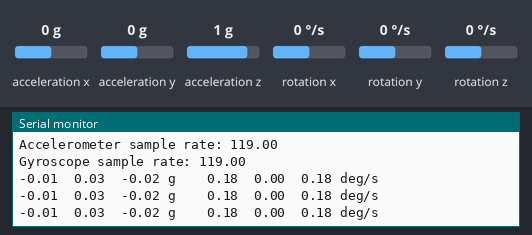
Recording of a sketch running on a simulated Arduino Uno WiFi Rev2. Parts: the last lines printed to the serial monitor. The test bench sets the inputs (shaded band); at power-on: acceleration x 0 g, acceleration y 0 g, acceleration z 1 g, rotation x 0 °/s, rotation y 0 °/s, rotation z 0 °/s.

Above: at 1.3 s.
1.4 s: acceleration x set to -1.4 g
At 1.9 s:
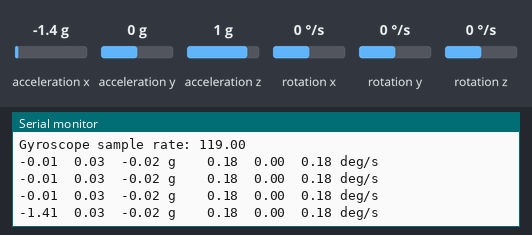
2.9 s: acceleration y set to -1.4 g
At 3.4 s:
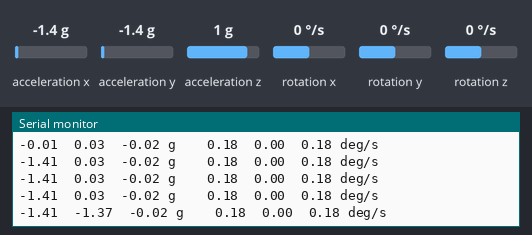
4.4 s: acceleration z set to -1.4 g
At 4.9 s:
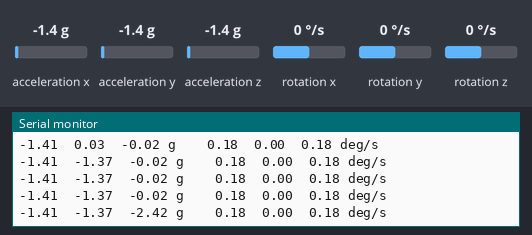
5.9 s: rotation x set to -192 °/s
At 6.4 s:
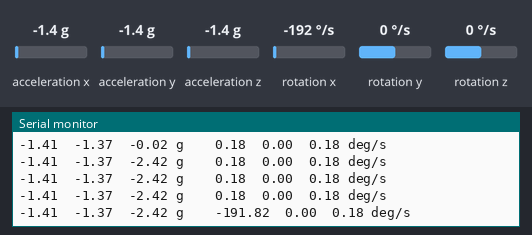
7.4 s: rotation y set to -192 °/s
At 8.0 s:
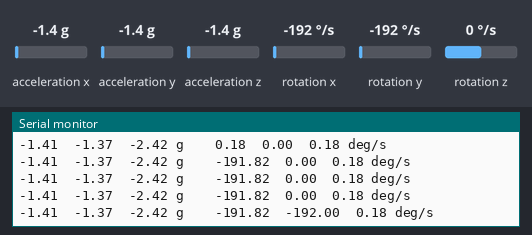

Measured:
- after the input at 1.4 s, the serial monitor: prints a new line after 0.11 s (image 1)
- after the input at 2.9 s, the serial monitor: prints a new line after 0.12 s (image 2)
- after the input at 4.4 s, the serial monitor: prints a new line after 0.13 s (image 3)
- after the input at 5.9 s, the serial monitor: prints a new line after 0.14 s (image 4)
- after the input at 7.4 s, the serial monitor: prints a new line after 0.15 s (image 5)

The sketch:

IMU-measurements.ino
```cpp
// (licence header left out)
// Need this library installed to access the UNO Wifi Rev2 board's IMU
// For more details, look here: https://www.arduino.cc/reference/en/libraries/arduino_lsm6ds3/
#include <Arduino_LSM6DS3.h>

// Variables to store angular rates from the gyro [degrees/s]
float omega_x, omega_y, omega_z;

// Variables to store accelerations [g's]
float a_x, a_y, a_z;

// Variables to store sample rates from sensor [Hz]
float a_f, g_f;

void setup()
{
    // Open the serial port at 115200 bps
    Serial.begin(115200);

    // Wait for serial connection before starting
    while (!Serial)
    {
        delay(10);
    }

    Serial.println();

    // Check that the board is initialized
    if (!IMU.begin())
    {
        // Print an error message if the IMU is not ready
        Serial.print("Failed to initialize IMU :(");
        Serial.print("\n");
        while (1)
        {
            delay(10);
        }
    }

    // Read the sample rate of the accelerometer and gyroscope
    a_f = IMU.accelerationSampleRate();
    g_f = IMU.gyroscopeSampleRate();

    // Print these values to the serial window
    Serial.print("Accelerometer sample rate: ");
    Serial.println(a_f);
    Serial.print("Gyroscope sample rate: ");
    Serial.println(g_f);
}

void loop()
{
    // Timing in the loop is controlled by the IMU reporting when
    // it is ready for another measurement.
    // The accelerometer and gyroscope output at the same rate and
    // will give us their measurements at a steady frequency.

    // Read from the accelerometer
    if (IMU.accelerationAvailable())
    {
        IMU.readAcceleration(a_x, a_y, a_z);

        //calibration values
        a_x -= 0.01;
        a_y += 0.03;
        a_z -= 1.02;

        /// Print the accelerometer measurements to the Serial Monitor
        Serial.print(a_x);
        Serial.print("\t");
        Serial.print(a_y);
        Serial.print("\t");
        Serial.print(a_z);
        Serial.print(" g\t\t");
    }

    // Read from the gyroscope
    if (IMU.gyroscopeAvailable())
    {
        IMU.readGyroscope(omega_x, omega_y, omega_z);

        //calibration values
        omega_x += 0.18;
        omega_y += 0;
        omega_z += 0.18;

        // Print the gyroscope measurements to the Serial Monitor
        Serial.print(omega_x);
        Serial.print("\t");
        Serial.print(omega_y);
        Serial.print("\t");
        Serial.print(omega_z);
        Serial.print(" deg/s\n");
    }

    delay(500);
}
```
